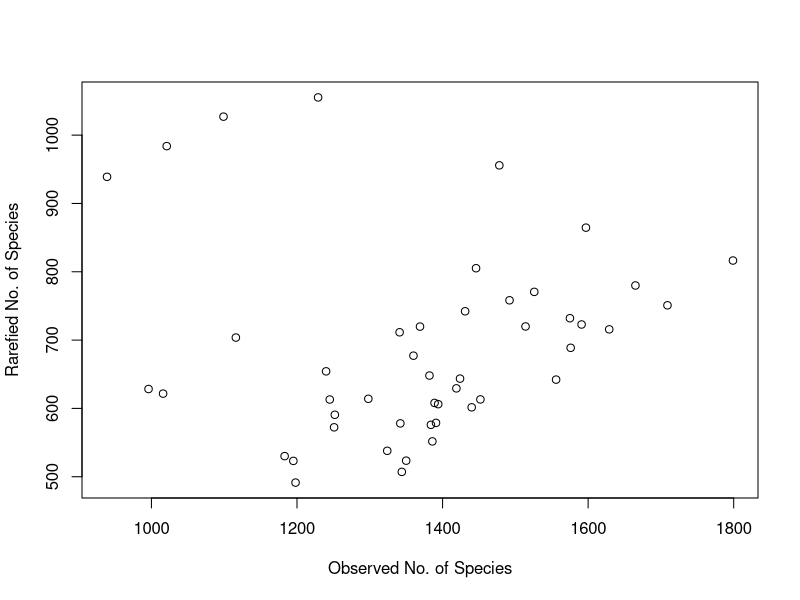

Reproduce this figure in R. (Note: a time limit stopped this script after it produced the figure.)
## ---- chunk 1
knitr::opts_chunk$set(echo = TRUE)
library(readr)
library(dplyr)
library(vegan)
library(tidyr)
library(openxlsx)
library(rio)
## ---- chunk 2
# Importing the assignment table file

raw_assignment <- read.xlsx("Data analysis.xlsx")
View(raw_assignment)
raw_assignment <- as_tibble(raw_assignment)
(raw_assignment <- raw_assignment %>% filter(!is.na(ID)))

## ---- chunk 3

# Changing names


colnames(raw_assignment) <- gsub("[[:alnum:]]\\d[[:punct:]]\\L\\d\\d\\d[[:punct:]]R\\d[[:punct:]]\\d\\d\\d[[:punct:]]\\d","", colnames(raw_assignment))
colnames(raw_assignment) <- gsub("S","", colnames(raw_assignment))
colnames(raw_assignment) <- gsub("_\\d","", colnames(raw_assignment))
colnames(raw_assignment) <- gsub("_","", colnames(raw_assignment))
colnames(raw_assignment) <- gsub("-", "_", colnames(raw_assignment))
(raw_assignment <- rename(raw_assignment, "Combined_abundance" = "Combined.Abundance"))

# Selecting only the taxonomy and samples columns

raw_assignment <- select(raw_assignment, -Name, -ID, -Combined_abundance, -Min, -Max, -Mean, -Median, -td, -equence)

# Replace the N/A value with unidentified

raw_assignment$Taxonomy <- gsub("N/A","k__unidentified,p__unidentified,c__unidentified,o__unidentified,f__unidentified,g__unidentified,s__unidentified", raw_assignment$Taxonomy)

#Split the taxonomic columns given the taxonomic order
assignment_table <- separate(data = raw_assignment, col = Taxonomy, sep = "([pcofgs]__)", into = c("Kingdom","Phylum","Class","Order","Family","Gender","Species"))
assignment_table$Phylum <-  gsub(",","",assignment_table$Phylum)
assignment_table$Class <-  gsub(",","",assignment_table$Class)
assignment_table$Order <-  gsub(",","",assignment_table$Order)
assignment_table$Family <-  gsub(",","",assignment_table$Family)
assignment_table$Gender <-  gsub(",","",assignment_table$Gender)
assignment_table$Kingdom <-  gsub(",","",assignment_table$Kingdom)
assignment_table$Kingdom <-  gsub("k__","",assignment_table$Kingdom)
View(assignment_table)

## ---- chunk 4
# Replace NA with unidentified

assignment_table <- assignment_table %>%
  mutate(Kingdom = coalesce(Kingdom, "unidentified"),Phylum = coalesce(Phylum, "unidentified"),
         Class = coalesce(Class, "unidentified"),
         Order = coalesce(Order, "unidentified"), 
         Family = coalesce(Family, "unidentified"),
         Gender = coalesce(Gender, "unidentified"),
         Species = coalesce(Family, "unidentified")
         )

# Total number of reads for unidentified taxa

(unidentified_taxa <- assignment_table %>% 
  filter(Phylum == "unidentified"))

unidentified_taxa <- select( unidentified_taxa, -c(1:7))

sum(rowSums(unidentified_taxa))
  

# Total number of reads

all_taxa <- select(assignment_table, -c(1:7))

sum(rowSums(all_taxa))
  
## ---- chunk 5
# To do the rarefaction curve it's needed to switch the columns and lines from the table

no_taxa <- raw_assignment[-1]
(t_assignment_table <- data.frame(t(no_taxa)))
raw_assignment <- data.frame(raw_assignment)
colnames(t_assignment_table) <- raw_assignment$Taxonomy

# Rarefaction curve

  OTU <- specnumber(t_assignment_table) # It counts the number of OTU
  raremax <- min(rowSums(t_assignment_table)) #Look at the minimum number of reads in the   samples
  print(rowSums(t_assignment_table))

  Srare <- rarefy(t_assignment_table, raremax) #Function rarefy gives the expected species richness in random subsamples of size 'raremax' from the community
  
  # Plot the rarefaction curve
plot(OTU, Srare, xlab = "Observed No. of Species", ylab = "Rarefied No. of Species")
rarecurve(t_assignment_table, step = 20, sample = raremax, col = "blue", cex = 0.6, ylab = "OTU number")

## ---- chunk 6

#Delete  B_9_3, B_7_3, B_5_1 and B_2_3
assignment_table_rare <- t_assignment_table[
                                          -c(grep("B_9_3", rownames(t_assignment_table), fixed = TRUE), 
                                             grep("B_7_3", rownames(t_assignment_table), fixed = TRUE), 
                                             grep("B_2_3", rownames(t_assignment_table), fixed = TRUE),
                                             grep("B_5_1", rownames(t_assignment_table), fixed = TRUE)),]

# Rarefaction curve

  OTU <- specnumber(assignment_table_rare) # It counts the number of OTU
  raremax <- min(rowSums(assignment_table_rare)) #Look at the minimum number of reads in the   samples


  Srare <- rarefy(assignment_table_rare, raremax) #Function rarefy gives the expected species richness in random subsamples of size 'raremax' from the community
  
  # Plot the rarefaction curve
plot(OTU, Srare, xlab = "Observed No. of Species", ylab = "Rarefied No. of Species")
rarecurve(assignment_table_rare, step = 20, sample = raremax, col = "blue", cex = 0.6, ylab = "OTU number")

  #Rarefy the dataframe
set.seed(seed = 222029)
rarefied_df <- rrarefy(assignment_table_rare, raremax)


## ---- chunk 7

# We must remove OTU with 1 read from the rarefied assignment table
rarefied_df <- as.data.frame(rarefied_df)
(rarefied_df = rarefied_df[,sapply(rarefied_df, function(x) {sum(x)>=2})])

#Transpose the rarefied table
(t_rarefied_df <- data.frame(t(rarefied_df)))
no_taxa <- raw_assignment[-1]
(t_assignment_table <- data.frame(t(no_taxa)))
raw_assignment <- data.frame(raw_assignment)
colnames(t_assignment_table) <- raw_assignment$Taxonomy

#Split the Taxonomy column as seen before (Phylum, Gender, Species...)
t_rarefied_df <- separate(data = t_rarefied_df, col = 1, sep = "([pcofgs]__)", into = c("Kingdom","Phylum","Class","Order","Family","Gender","Species"))
t_rarefied_df$Phylum <-  gsub(",","",t_rarefied_df$Phylum)
t_rarefied_df$Class <-  gsub(",","",t_rarefied_df$Class)
t_rarefied_df$Order <-  gsub(",","",t_rarefied_df$Order)
t_rarefied_df$Family <-  gsub(",","",t_rarefied_df$Family)
t_rarefied_df$Gender <-  gsub(",","",t_rarefied_df$Gender)
t_rarefied_df$Kingdom <-  gsub(",","",t_rarefied_df$Kingdom)
t_rarefied_df$Kingdom <-  gsub("k__","",t_rarefied_df$Kingdom )

#export the rarefied dataset as an xlsx file
write.csv(t_rarefied_df,"ITS2_rarefied_table.csv", row.names = TRUE)
write.xlsx(t_rarefied_df, "ITS2_rarefied_table.xlsx", asTable = TRUE) 
